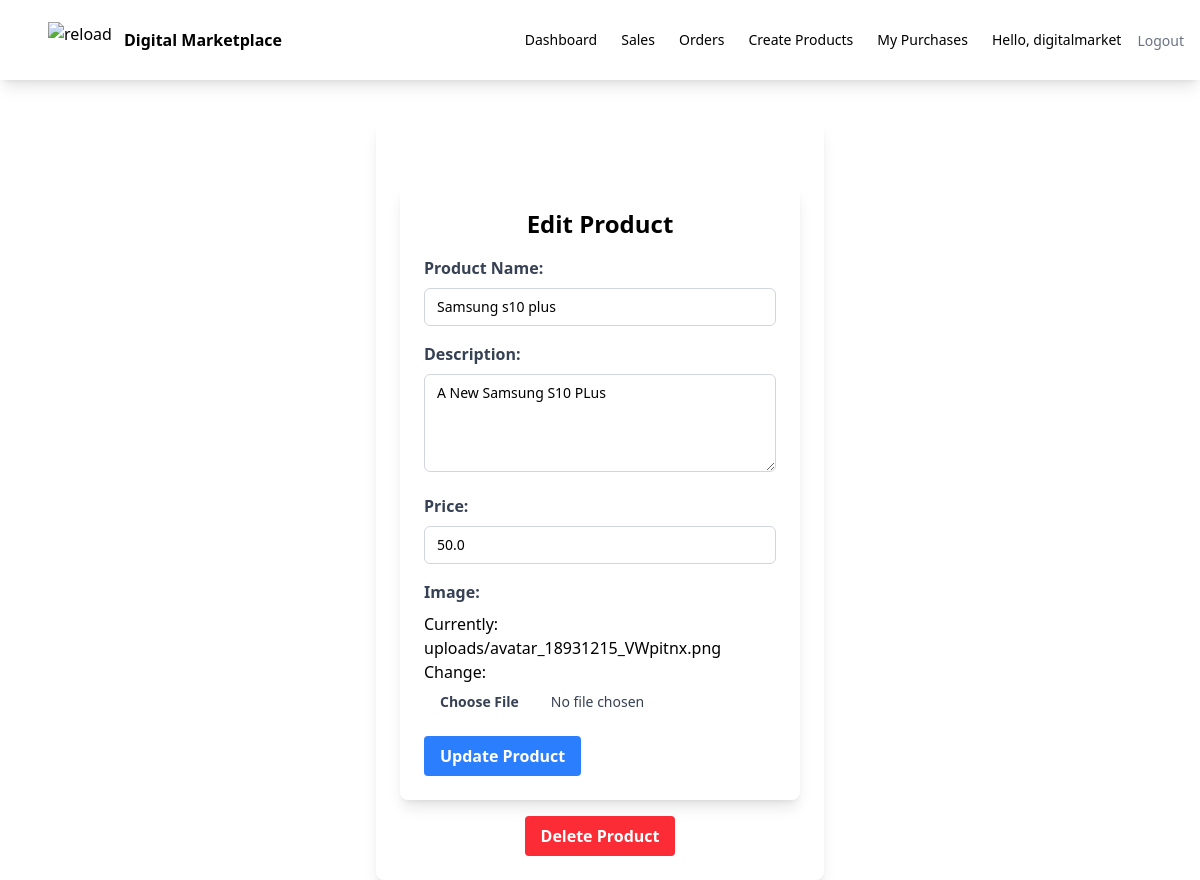
Before: /editproduct/5/ (signed in) with the older database file.
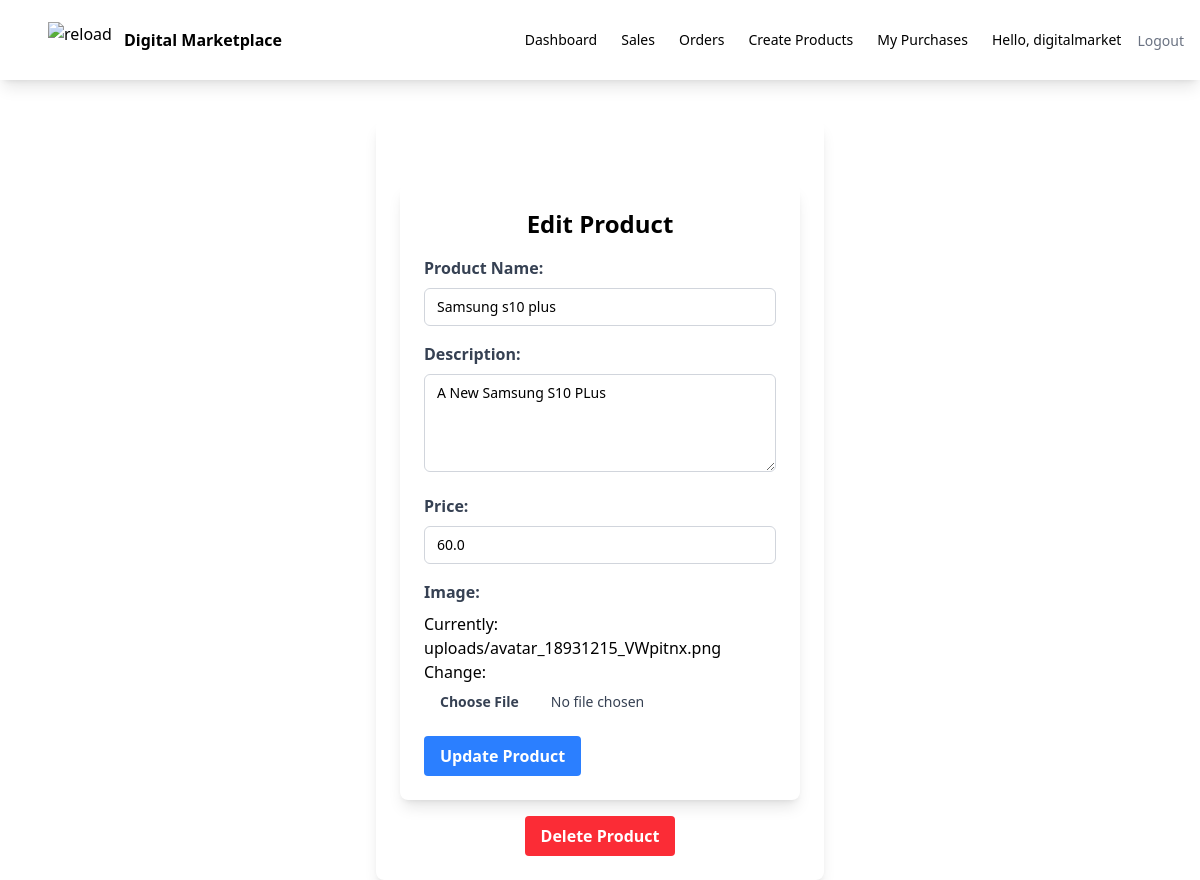
After: the same page with the newer database file.
### myapp/models.py (models this page shows, shortened)
class Product(models.Model):
    seller=models.ForeignKey(User,on_delete=models.CASCADE)
    name = models.CharField(max_length=100)
    description = models.CharField(max_length=200)
    price = models.FloatField()
    file = models.FileField(upload_to='uploads')
    total_sales_amount=models.IntegerField(default=0)
    total_order=models.IntegerField(default=0)

### myapp/views.py (the view)
# urls.py: path('editproduct/<int:id>/',views.edit_product,name='editproduct'),
def edit_product(request,id):
    product=Product.objects.get(id=id)
    if product.seller != request.user:
        return redirect('invalid')
    product_form=ProductForm(request.POST or None, request.FILES or None , instance=product)
    if request.method=='POST':
        product_form=ProductForm(request.POST ,request.FILES,instance=product)
        if product_form.is_valid():
            product_form.save()
            return redirect('index')
    return render (request,'myapp/product_edit.html' ,{'product_form':product_form ,'product':product})

### myapp/templates/myapp/product_edit.html (shortened to what this page needs)
{% extends "myapp/base.html" %}
{% load static %}
{% block body %}
<div class="max-w-md mx-auto mt-10 p-6 bg-white rounded-lg shadow-lg">
     <form method="post" enctype="multipart/form-data" class="max-w-md mx-auto mt-10 p-6 bg-white rounded-lg shadow-lg">
        <div class="mb-4">
            <h2 class="text-2xl font-bold mb-4 text-center">Edit Product</h2>
            <label for="name" class="block text-gray-700 font-bold mb-2">Product Name:</label>
            {{ product_form.name }}
        </div>
        <div class="mb-4">
            <label for="description" class="block text-gray-700 font-bold mb-2">Description:</label>
            {{ product_form.description }}
        </div>
        <div class="mb-4">
            <label for="price" class="block text-gray-700 font-bold mb-2">Price:</label>
            {{ product_form.price }}
        </div>
        <div class="mb-4">
            <label for="file" class="block text-gray-700 font-bold mb-2">Image:</label>
            {{ product_form.file }}
        </div>
    <button type="submit" class="bg-blue-500 hover:bg-blue-700 text-white font-bold py-2 px-4 rounded">Update Product</button>
    </form>
  <div class="text-center">
    <a href="{% url 'deleteproduct' product.id %}" class="bg-red-500 hover:bg-red-700 text-white font-bold py-2 px-4 rounded mt-4 inline-block">Delete Product</a>
  </div>
</div>
{% endblock %}

Changed rows visible on the page:
changed Product "Samsung s10 plus": price "50.0" → "60.0"
